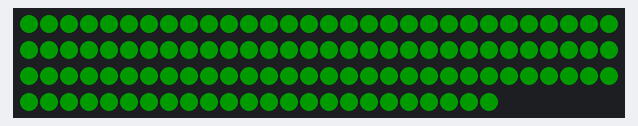
Bench run of a sketch on a simulated Arduino Nano, built with avr-gcc and run on an emulated ATmega328P. Parts: 114 RGB LEDs in strip order, left to right, continuing on the next row. Dim RGB values are drawn brighter than linear.

Above: at 0.1 s.

The sketch:

test.ino
```cpp
#include <FastLED.h>

#define NUM_LEDS (11*10+4)
#define PIN 12  // Data pin connected to D4
#define COLOR_ORDER GRB

CRGB leds[NUM_LEDS];

void setup() {
  FastLED.addLeds<WS2812B, PIN, COLOR_ORDER>(leds, NUM_LEDS);
  FastLED.setMaxPowerInMilliWatts(3500);
  // show_at_max_brightness_for_power(); // automatically determines brightness (based on power setting)

  FastLED.setBrightness(50); // 0-255?
  fill_solid(leds, NUM_LEDS, CRGB::Green);
  FastLED.show();
}

void loop() {
}
```
